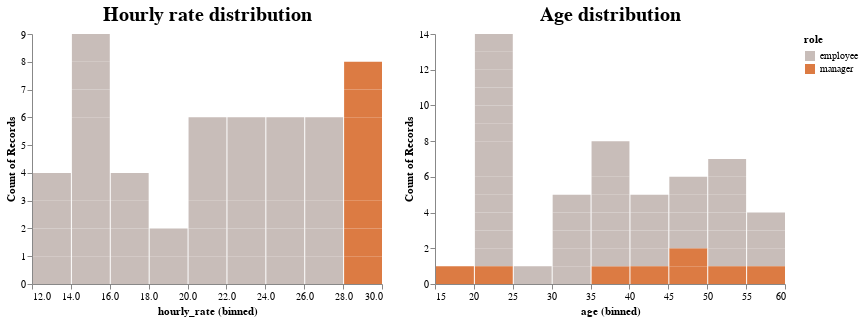

Notebook cell for this chart:
### Code cell
"""
Ok, so for this part, I have to say that I'm a big fan of a visualisation library called Altair.
It can output interactive charts, like Bokeh or Plotly, but is much easier to use.
Simply put your mouse cursor over the charts below and you'll see some interactive data
Over the past few months at work, I have tended to use Altair more frequently than Seaborn
"""
# creating a left chart forst
my_leftchart = alt.Chart(df).mark_bar().encode( # we have selected df as our dataframe
    x=alt.X('hourly_rate:Q', bin=True), # our X, in quantitative format
    y=alt.Y('count()'),
    color=alt.Color('role', scale=alt.Scale(scheme='lightgreyred')), # this works like 'hue' in Seaborn
    tooltip = [alt.Tooltip('full_name'), # it's this part that determine which serie you want to make interactive
               alt.Tooltip('hourly_rate'),
               alt.Tooltip('overtime_rate')]
).properties( # nothing crazy here, just our chart size and title
    width=350,
    height=250,
    title='Hourly rate distribution'
).interactive()

my_rightchart = alt.Chart(df).mark_bar().encode(
    x=alt.X('age:Q', bin=True),
    y=alt.Y('count()'),
    color=alt.Color('role', scale=alt.Scale(scheme='lightgreyred')),
    tooltip = [alt.Tooltip('full_name'),
               alt.Tooltip('age')]
).properties(
    width=350,
    height=250,
    title='Age distribution'
).interactive()

alt.hconcat(my_leftchart, my_rightchart).configure_axis( # concatenating our 2 charts
    grid=False
).configure_view(
    strokeWidth=0
).configure_title(
fontSize=20
)

### Figure 1 — Vega-Lite specification as saved in the notebook (floating-point values rounded to 4 significant figures)
{"config": {"view": {"continuousWidth": 400, "continuousHeight": 300, "strokeWidth": 0}, "axis": {"grid": false}, "title": {"fontSize": 20}}, "hconcat": [{"mark": "bar", "encoding": {"color": {"type": "nominal", "field": "role", "scale": {"scheme": "lightgreyred"}}, "tooltip": [{"type": "nominal", "field": "full_name"}, {"type": "quantitative", "field": "hourly_rate"}, {"type": "quantitative", "field": "overtime_rate"}], "x": {"type": "quantitative", "bin": true, "field": "hourly_rate"}, "y": {"type": "quantitative", "aggregate": "count"}}, "height": 250, "selection": {"selector001": {"type": "interval", "bind": "scales", "encodings": ["x", "y"]}}, "title": "Hourly rate distribution", "width": 350}, {"mark": "bar", "encoding": {"color": {"type": "nominal", "field": "role", "scale": {"scheme": "lightgreyred"}}, "tooltip": [{"type": "nominal", "field": "full_name"}, {"type": "quantitative", "field": "age"}], "x": {"type": "quantitative", "bin": true, "field": "age"}, "y": {"type": "quantitative", "aggregate": "count"}}, "height": 250, "selection": {"selector002": {"type": "interval", "bind": "scales", "encodings": ["x", "y"]}}, "title": "Age distribution", "width": 350}], "data": {"name": "data-4ea11ae465ef4252e6bf5d95ccf329ce"}, "$schema": "https://vega.github.io/schema/vega-lite/v4.8.1.json", "datasets": {"data-4ea11ae465ef4252e6bf5d95ccf329ce": [{"first_name": "Miguel", "last_name": "Guinasso", "staff_id": "5923I", "pps": "1116396C", "hours": 8, "hourly_rate": 14.0, "overtime_rate": 18.2, "tax_credit": 1.4, "standard_band": 20, "age": 54, "full_name": "Miguel Guinasso", "email": "miguel.guinasso@mscbizanalyticsdbs.com", "role": "employee"}, {"first_name": "Shavonda", "last_name": "Creveling", "staff_id": "7760M", "pps": "2371118V", "hours": 8, "hourly_rate": 15.23, "overtime_rate": 19.8, "tax_credit": 1.523, "standard_band": 20, "age": 21, "full_name": "Shavonda Creveling", "email": "shavonda.creveling@mscbizanalyticsdbs.com", "role": "employee"}, {"first_name": "Byron", "last_name": "Rivera", "staff_id": "7338D", "pps": "4220484L", "hours": 8, "hourly_rate": 26.92, "overtime_rate": 35.0, "tax_credit": 2.692, "standard_band": 20, "age": 21, "full_name": "Byron Rivera", "email": "byron.rivera@mscbizanalyticsdbs.com", "role": "employee"}, {"first_name": "Enrique", "last_name": "Bowling", "staff_id": "7561Q", "pps": "8416651O", "hours": 8, "hourly_rate": 29.69, "overtime_rate": 38.6, "tax_credit": 2.969, "standard_band": 20, "age": 49, "full_name": "Enrique Bowling", "email": "enrique.bowling@mscbizanalyticsdbs.com", "role": "manager"}, {"first_name": "Tracey", "last_name": "Gilliard", "staff_id": "9249J", "pps": "9502450O", "hours": 8, "hourly_rate": 15.08, "overtime_rate": 19.6, "tax_credit": 1.508, "standard_band": 20, "age": 40, "full_name": "Tracey Gilliard", "email": "tracey.gilliard@mscbizanalyticsdbs.com", "role": "employee"}, {"first_name": "Noah", "last_name": "Hardcastle", "staff_id": "7245P", "pps": "8911621R", "hours": 8, "hourly_rate": 22.36, "overtime_rate": 29.07, "tax_credit": 2.236, "standard_band": 20, "age": 23, "full_name": "Noah Hardcastle", "email": "noah.hardcastle@mscbizanalyticsdbs.com", "role": "employee"}, {"first_name": "Edith", "last_name": "Michael", "staff_id": "1483F", "pps": "7220781T", "hours": 8, "hourly_rate": 28.27, "overtime_rate": 36.75, "tax_credit": 2.827, "standard_band": 20, "age": 45, "full_name": "Edith Michael", "email": "edith.michael@mscbizanalyticsdbs.com", "role": "manager"}, {"first_name": "Sally", "last_name": "Seymour", "staff_id": "9238F", "pps": "3574536F", "hours": 8, "hourly_rate": 23.83, "overtime_rate": 30.98, "tax_credit": 2.383, "standard_band": 20, "age": 21, "full_name": "Sally Seymour", "email": "sally.seymour@mscbizanalyticsdbs.com", "role": "employee"}, {"first_name": "Marcela", "last_name": "Fuoco", "staff_id": "3129B", "pps": "8107111R", "hours": 8, "hourly_rate": 14.99, "overtime_rate": 19.49, "tax_credit": 1.499, "standard_band": 20, "age": 20, "full_name": "Marcela Fuoco", "email": "marcela.fuoco@mscbizanalyticsdbs.com", "role": "employee"}, {"first_name": "Denise", "last_name": "Vick", "staff_id": "8779Y", "pps": "1793614R", "hours": 8, "hourly_rate": 24.54, "overtime_rate": 31.9, "tax_credit": 2.454, "standard_band": 20, "age": 20, "full_name": "Denise Vick", "email": "denise.vick@mscbizanalyticsdbs.com", "role": "employee"}, {"first_name": "Brigid", "last_name": "Cahill", "staff_id": "7389J", "pps": "6871261F", "hours": 8, "hourly_rate": 29.89, "overtime_rate": 38.86, "tax_credit": 2.989, "standard_band": 20, "age": 20, "full_name": "Brigid Cahill", "email": "brigid.cahill@mscbizanalyticsdbs.com", "role": "manager"}, {"first_name": "Andree", "last_name": "Esparza", "staff_id": "3148K", "pps": "8264656P", "hours": 8, "hourly_rate": 26.05, "overtime_rate": 33.87, "tax_credit": 2.605, "standard_band": 20, "age": 27, "full_name": "Andree Esparza", "email": "andree.esparza@mscbizanalyticsdbs.com", "role": "employee"}, {"first_name": "Patrick", "last_name": "Grove", "staff_id": "1619N", "pps": "6734966Q", "hours": 8, "hourly_rate": 26.22, "overtime_rate": 34.09, "tax_credit": 2.622, "standard_band": 20, "age": 24, "full_name": "Patrick Grove", "email": "patrick.grove@mscbizanalyticsdbs.com", "role": "employee"}, {"first_name": "Ronald", "last_name": "Brown", "staff_id": "6162U", "pps": "9235705M", "hours": 8, "hourly_rate": 13.93, "overtime_rate": 18.11, "tax_credit": 1.393, "standard_band": 20, "age": 55, "full_name": "Ronald Brown", "email": "ronald.brown@mscbizanalyticsdbs.com", "role": "employee"}, {"first_name": "Joan", "last_name": "Albertson", "staff_id": "3302M", "pps": "8001426R", "hours": 8, "hourly_rate": 21.69, "overtime_rate": 28.2, "tax_credit": 2.169, "standard_band": 20, "age": 52, "full_name": "Joan Albertson", "email": "joan.albertson@mscbizanalyticsdbs.com", "role": "employee"}, {"first_name": "Kevin", "last_name": "Nichols", "staff_id": "8335N", "pps": "6855549A", "hours": 8, "hourly_rate": 29.35, "overtime_rate": 38.16, "tax_credit": 2.935, "standard_band": 20, "age": 52, "full_name": "Kevin Nichols", "email": "kevin.nichols@mscbizanalyticsdbs.com", "role": "manager"}, {"first_name": "Alfredo", "last_name": "Larsen", "staff_id": "2941L", "pps": "9049572L", "hours": 8, "hourly_rate": 22.02, "overtime_rate": 28.63, "tax_credit": 2.202, "standard_band": 20, "age": 21, "full_name": "Alfredo Larsen", "email": "alfredo.larsen@mscbizanalyticsdbs.com", "role": "employee"}, {"first_name": "Lucy", "last_name": "Norman", "staff_id": "3670C", "pps": "7114274H", "hours": 8, "hourly_rate": 18.95, "overtime_rate": 24.64, "tax_credit": 1.895, "standard_band": 20, "age": 51, "full_name": "Lucy Norman", "email": "lucy.norman@mscbizanalyticsdbs.com", "role": "employee"}, {"first_name": "Jerry", "last_name": "Palmer", "staff_id": "7132T", "pps": "1523767U", "hours": 8, "hourly_rate": 28.41, "overtime_rate": 36.93, "tax_credit": 2.841, "standard_band": 20, "age": 44, "full_name": "Jerry Palmer", "email": "jerry.palmer@mscbizanalyticsdbs.com", "role": "manager"}, {"first_name": "Bernice", "last_name": "Toan", "staff_id": "3306M", "pps": "1062303H", "hours": 8, "hourly_rate": 22.9, "overtime_rate": 29.77, "tax_credit": 2.29, "standard_band": 20, "age": 20, "full_name": "Bernice Toan", "email": "bernice.toan@mscbizanalyticsdbs.com", "role": "employee"}, {"first_name": "Joe", "last_name": "Vargas", "staff_id": "8831S", "pps": "8788309K", "hours": 8, "hourly_rate": 29.59, "overtime_rate": 38.47, "tax_credit": 2.959, "standard_band": 20, "age": 59, "full_name": "Joe Vargas", "email": "joe.vargas@mscbizanalyticsdbs.com", "role": "manager"}, {"first_name": "Kayla", "last_name": "Beltran", "staff_id": "2291W", "pps": "5260741P", "hours": 8, "hourly_rate": 16.32, "overtime_rate": 21.22, "tax_credit": 1.632, "standard_band": 20, "age": 33, "full_name": "Kayla Beltran", "email": "kayla.beltran@mscbizanalyticsdbs.com", "role": "employee"}, {"first_name": "Cheryl", "last_name": "Woodside", "staff_id": "8280D", "pps": "1855661G", "hours": 8, "hourly_rate": 15.5, "overtime_rate": 20.15, "tax_credit": 1.55, "standard_band": 20, "age": 34, "full_name": "Cheryl Woodside", "email": "cheryl.woodside@mscbizanalyticsdbs.com", "role": "employee"}, {"first_name": "Jessica", "last_name": "Washington", "staff_id": "1144N", "pps": "4131380P", "hours": 8, "hourly_rate": 26.16, "overtime_rate": 34.01, "tax_credit": 2.616, "standard_band": 20, "age": 24, "full_name": "Jessica Washington", "email": "jessica.washington@mscbizanalyticsdbs.com", "role": "employee"}, {"first_name": "Prince", "last_name": "Mcgurk", "staff_id": "7156F", "pps": "9196193F", "hours": 8, "hourly_rate": 17.18, "overtime_rate": 22.33, "tax_credit": 1.718, "standard_band": 20, "age": 34, "full_name": "Prince Mcgurk", "email": "prince.mcgurk@mscbizanalyticsdbs.com", "role": "employee"}, {"first_name": "Thomas", "last_name": "Carlson", "staff_id": "9219M", "pps": "9298791W", "hours": 8, "hourly_rate": 29.86, "overtime_rate": 38.82, "tax_credit": 2.986, "standard_band": 20, "age": 38, "full_name": "Thomas Carlson", "email": "thomas.carlson@mscbizanalyticsdbs.com", "role": "manager"}, {"first_name": "David", "last_name": "Folkers", "staff_id": "9281R", "pps": "6475143J", "hours": 8, "hourly_rate": 25.99, "overtime_rate": 33.79, "tax_credit": 2.599, "standard_band": 20, "age": 59, "full_name": "David Folkers", "email": "david.folkers@mscbizanalyticsdbs.com", "role": "employee"}, {"first_name": "Cedric", "last_name": "King", "staff_id": "2824L", "pps": "6237981B", "hours": 8, "hourly_rate": 25.14, "overtime_rate": 32.68, "tax_credit": 2.514, "standard_band": 20, "age": 45, "full_name": "Cedric King", "email": "cedric.king@mscbizanalyticsdbs.com", "role": "employee"}, {"first_name": "Fred", "last_name": "Truxler", "staff_id": "5437A", "pps": "4323268X", "hours": 8, "hourly_rate": 29.85, "overtime_rate": 38.8, "tax_credit": 2.985, "standard_band": 20, "age": 18, "full_name": "Fred Truxler", "email": "fred.truxler@mscbizanalyticsdbs.com", "role": "manager"}, {"first_name": "Noel", "last_name": "Heflin", "staff_id": "2057C", "pps": "8182053J", "hours": 8, "hourly_rate": 13.47, "overtime_rate": 17.51, "tax_credit": 1.347, "standard_band": 20, "age": 37, "full_name": "Noel Heflin", "email": "noel.heflin@mscbizanalyticsdbs.com", "role": "employee"}, {"first_name": "Leslie", "last_name": "Thomas", "staff_id": "9795I", "pps": "5919093M", "hours": 8, "hourly_rate": 24.91, "overtime_rate": 32.38, "tax_credit": 2.491, "standard_band": 20, "age": 21, "full_name": "Leslie Thomas", "email": "leslie.thomas@mscbizanalyticsdbs.com", "role": "employee"}, {"first_name": "James", "last_name": "Swaim", "staff_id": "1447O", "pps": "7680069D", "hours": 8, "hourly_rate": 23.94, "overtime_rate": 31.12, "tax_credit": 2.394, "standard_band": 20, "age": 43, "full_name": "James Swaim", "email": "james.swaim@mscbizanalyticsdbs.com", "role": "employee"}, {"first_name": "Danny", "last_name": "Crews", "staff_id": "3701H", "pps": "5147087I", "hours": 8, "hourly_rate": 26.99, "overtime_rate": 35.09, "tax_credit": 2.699, "standard_band": 20, "age": 46, "full_name": "Danny Crews", "email": "danny.crews@mscbizanalyticsdbs.com", "role": "employee"}, {"first_name": "Denise", "last_name": "Carpenter", "staff_id": "4624B", "pps": "9704556K", "hours": 8, "hourly_rate": 26.99, "overtime_rate": 35.09, "tax_credit": 2.699, "standard_band": 20, "age": 38, "full_name": "Denise Carpenter", "email": "denise.carpenter@mscbizanalyticsdbs.com", "role": "employee"}, {"first_name": "Ruth", "last_name": "Francis", "staff_id": "9754D", "pps": "1784389P", "hours": 8, "hourly_rate": 20.73, "overtime_rate": 26.95, "tax_credit": 2.073, "standard_band": 20, "age": 37, "full_name": "Ruth Francis", "email": "ruth.francis@mscbizanalyticsdbs.com", "role": "employee"}, {"first_name": "Julie", "last_name": "Johnson", "staff_id": "2075P", "pps": "1701991V", "hours": 8, "hourly_rate": 25.89, "overtime_rate": 33.66, "tax_credit": 2.589, "standard_band": 20, "age": 33, "full_name": "Julie Johnson", "email": "julie.johnson@mscbizanalyticsdbs.com", "role": "employee"}, {"first_name": "Doris", "last_name": "Christin", "staff_id": "5560S", "pps": "9240843Q", "hours": 8, "hourly_rate": 19.58, "overtime_rate": 25.45, "tax_credit": 1.958, "standard_band": 20, "age": 52, "full_name": "Doris Christin", "email": "doris.christin@mscbizanalyticsdbs.com", "role": "employee"}, {"first_name": "Floy", "last_name": "Pipkin", "staff_id": "5963X", "pps": "3180541V", "hours": 8, "hourly_rate": 20.57, "overtime_rate": 26.74, "tax_credit": 2.057, "standard_band": 20, "age": 45, "full_name": "Floy Pipkin", "email": "floy.pipkin@mscbizanalyticsdbs.com", "role": "employee"}, {"first_name": "Ruby", "last_name": "Gipson", "staff_id": "6018U", "pps": "5058660G", "hours": 8, "hourly_rate": 22.9, "overtime_rate": 29.77, "tax_credit": 2.29, "standard_band": 20, "age": 37, "full_name": "Ruby Gipson", "email": "ruby.gipson@mscbizanalyticsdbs.com", "role": "employee"}, {"first_name": "Christian", "last_name": "Norris", "staff_id": "2427D", "pps": "4090629U", "hours": 8, "hourly_rate": 24.24, "overtime_rate": 31.51, "tax_credit": 2.424, "standard_band": 20, "age": 58, "full_name": "Christian Norris", "email": "christian.norris@mscbizanalyticsdbs.com", "role": "employee"}, {"first_name": "Wesley", "last_name": "Barreto", "staff_id": "6501V", "pps": "4612700P", "hours": 8, "hourly_rate": 12.94, "overtime_rate": 16.82, "tax_credit": 1.294, "standard_band": 20, "age": 30, "full_name": "Wesley Barreto", "email": "wesley.barreto@mscbizanalyticsdbs.com", "role": "employee"}, {"first_name": "Jessica", "last_name": "Savini", "staff_id": "4647C", "pps": "3022894C", "hours": 8, "hourly_rate": 17.52, "overtime_rate": 22.78, "tax_credit": 1.752, "standard_band": 20, "age": 22, "full_name": "Jessica Savini", "email": "jessica.savini@mscbizanalyticsdbs.com", "role": "employee"}, {"first_name": "Ronald", "last_name": "Owen", "staff_id": "3221W", "pps": "5470821Y", "hours": 8, "hourly_rate": 20.92, "overtime_rate": 27.2, "tax_credit": 2.092, "standard_band": 20, "age": 37, "full_name": "Ronald Owen", "email": "ronald.owen@mscbizanalyticsdbs.com", "role": "employee"}, {"first_name": "Cynthia", "last_name": "Jones", "staff_id": "4155L", "pps": "8516356S", "hours": 8, "hourly_rate": 20.07, "overtime_rate": 26.09, "tax_credit": 2.007, "standard_band": 20, "age": 47, "full_name": "Cynthia Jones", "email": "cynthia.jones@mscbizanalyticsdbs.com", "role": "employee"}, {"first_name": "William", "last_name": "Chilcutt", "staff_id": "3485Q", "pps": "7404789N", "hours": 8, "hourly_rate": 15.68, "overtime_rate": 20.38, "tax_credit": 1.568, "standard_band": 20, "age": 23, "full_name": "William Chilcutt", "email": "william.chilcutt@mscbizanalyticsdbs.com", "role": "employee"}, {"first_name": "Doris", "last_name": "Henson", "staff_id": "5713L", "pps": "1032379Y", "hours": 8, "hourly_rate": 15.56, "overtime_rate": 20.23, "tax_credit": 1.556, "standard_band": 20, "age": 37, "full_name": "Doris Henson", "email": "doris.henson@mscbizanalyticsdbs.com", "role": "employee"}, {"first_name": "Suzanne", "last_name": "Rievley", "staff_id": "4931F", "pps": "3507387D", "hours": 8, "hourly_rate": 15.77, "overtime_rate": 20.5, "tax_credit": 1.577, "standard_band": 20, "age": 44, "full_name": "Suzanne Rievley", "email": "suzanne.rievley@mscbizanalyticsdbs.com", "role": "employee"}, {"first_name": "Guadalupe", "last_name": "Spellman", "staff_id": "7566X", "pps": "6722775W", "hours": 8, "hourly_rate": 14.09, "overtime_rate": 18.32, "tax_credit": 1.409, "standard_band": 20, "age": 54, "full_name": "Guadalupe Spellman", "email": "guadalupe.spellman@mscbizanalyticsdbs.com", "role": "employee"}, {"first_name": "Robert", "last_name": "Gallegos", "staff_id": "1347O", "pps": "2916447F", "hours": 8, "hourly_rate": 21.26, "overtime_rate": 27.64, "tax_credit": 2.126, "standard_band": 20, "age": 35, "full_name": "Robert Gallegos", "email": "robert.gallegos@mscbizanalyticsdbs.com", "role": "employee"}, {"first_name": "Maria", "last_name": "Pagan", "staff_id": "2558S", "pps": "1826220T", "hours": 8, "hourly_rate": 17.72, "overtime_rate": 23.04, "tax_credit": 1.772, "standard_band": 20, "age": 53, "full_name": "Maria Pagan", "email": "maria.pagan@mscbizanalyticsdbs.com", "role": "employee"}, {"first_name": "Chelsey", "last_name": "Morado", "staff_id": "7249U", "pps": "8694698A", "hours": 8, "hourly_rate": 12.69, "overtime_rate": 16.5, "tax_credit": 1.269, "standard_band": 20, "age": 44, "full_name": "Chelsey Morado", "email": "chelsey.morado@mscbizanalyticsdbs.com", "role": "employee"}]}}
